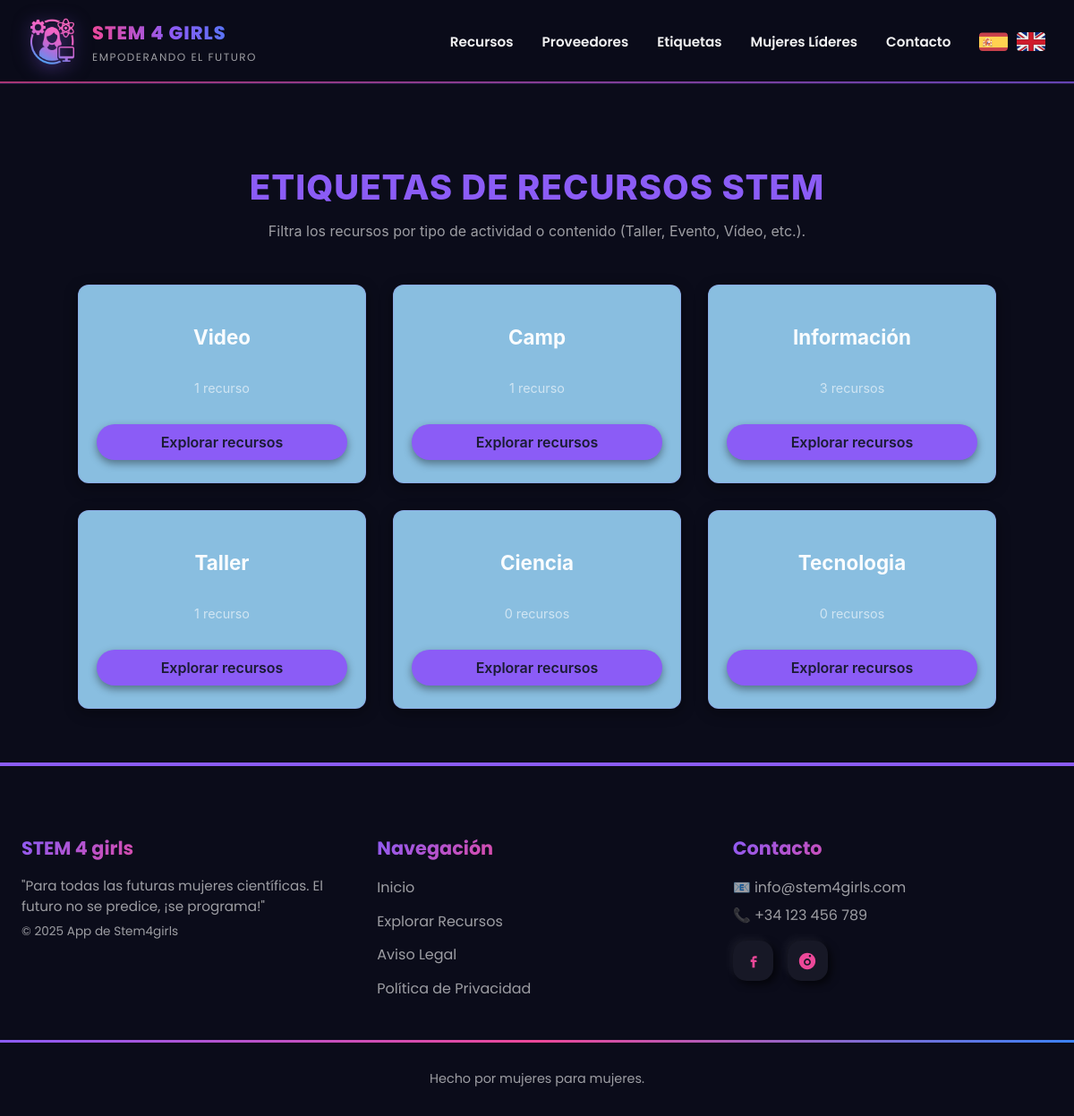
The page /tags/ on the database as committed earlier.
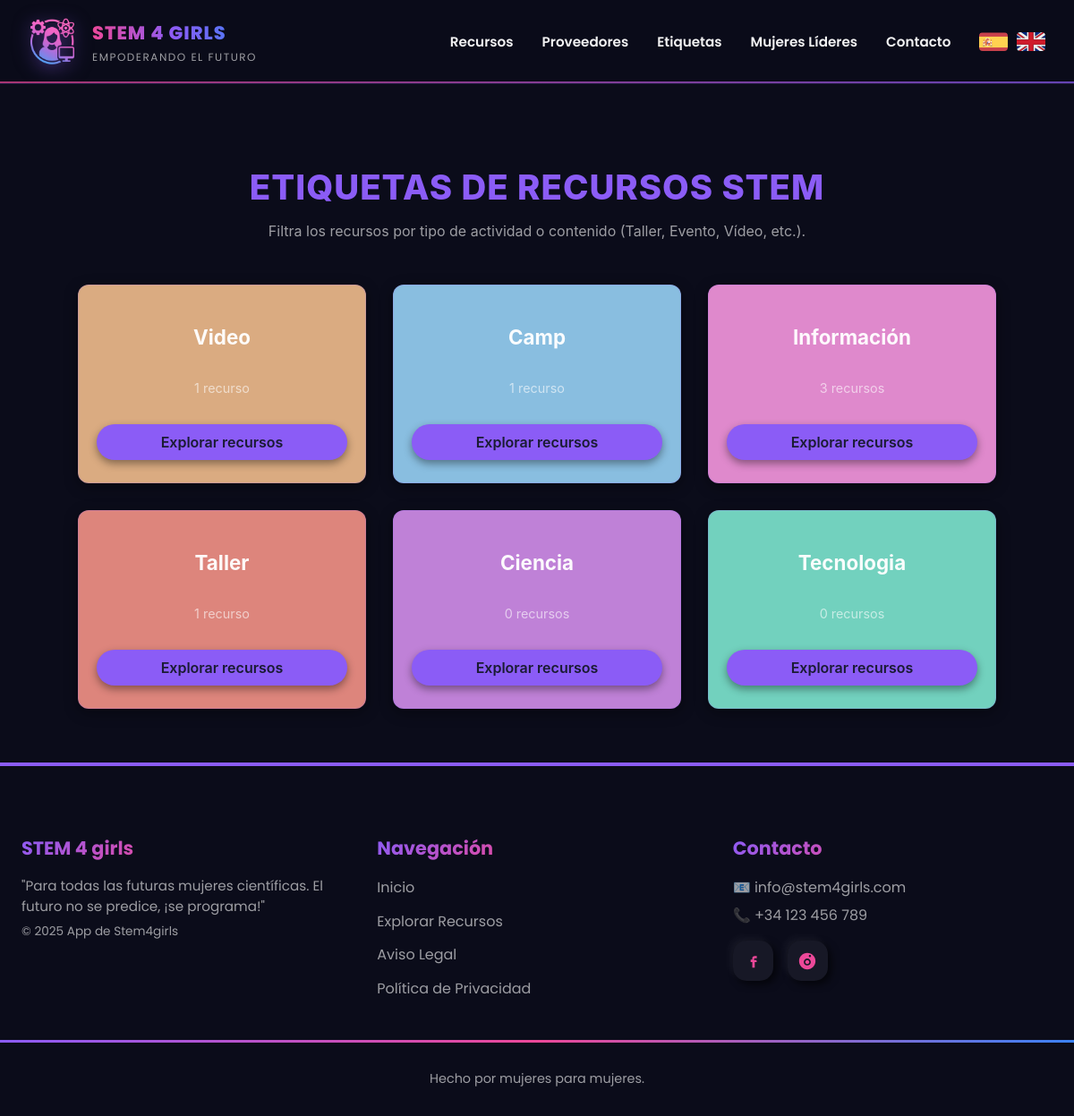
The same page on the database as committed later.
### appstem4girls/models.py (models this page shows, shortened)
class Tag(models.Model):
    nombre = models.CharField(max_length=50)
    descripcion = models.TextField(blank=True)
    color_class = models.CharField(max_length=20, default='blue')

### appstem4girls/views.py (the view)
# urls.py: path('tags/', views.lista_tags, name='lista_tags'),
def lista_tags(request):
    tags = get_list_or_404(Tag)
    return render(request, 'lista_tags.html', {'tags': tags})

### appstem4girls/templates/lista_tags.html (shortened to what this page needs)
{% extends "base.html" %}
{% load static%}
{% load i18n %}
{% block extra_css %}
<link rel="stylesheet" href="{% static 'css/tags.css' %}">
{% endblock %}
{% block contenido %}
<section class="tags_section">
    <h1>{% trans "Etiquetas de Recursos STEM" %}</h1>
    <p class="subtitle">{% trans "Filtra los recursos por tipo de actividad o contenido (Taller, Evento, Vídeo, etc.)." %}</p>
    <div class="tags_grid">
        {% for tag in tags %}
            <div class="tag_card {{ tag.color_class }}">
                <h2>{{ tag.nombre }}</h2>
                <p>{{ tag.recursos.count }} {% trans "recurso" %}{{tag.recursos.count|pluralize:"s" }}</p>
                <a href="{% url 'detalle_tag' tag.id %}" class="btn_tag">{% trans "Ver Recursos" %}</a>
            </div>
        {% empty %}
            <p>No hay etiquetas disponibles.</p>
        {% endfor %}
    </div>
</section>
{% endblock %}

### appstem4girls/templates/base.html (shortened to what this page needs)
<!DOCTYPE html>
<html lang="es">
    <head>
        {% load static %}
        {% load i18n %}
        <link rel="stylesheet" href="{% static 'css/base.css' %}">
        {% block extra_css %}{% endblock %}
    </head>
    <body>
        <header class="header-stem">
            <nav class="nav-container">
                <div class="nav-brand">
                <a href="{% url 'index' %}" class="logo-link">
                    <div class="logo-wrapper">
                    <img src="{% static 'images/logo.png' %}" alt="Logo STEM 4 Girls" class="logo-img">
                    <div class="logo-glow"></div>
                    </div>
                    <div class="logo-text">
                    <span class="logo-title">STEM 4 GIRLS</span>
                    <span class="logo-tagline">{% trans "Empoderando el futuro" %}</span>
                    </div>
                </a>
                </div>
                <div class="nav-menu">
                    <a href="{% url 'lista_recursos' %}" class="nav-link">{% trans "Recursos" %}</a>
                    <a href="{% url 'lista_proveedores' %}" class="nav-link">{% trans "Proveedores" %}</a>
                    <a href="{% url 'lista_tags' %}" class="nav-link">{% trans "Etiquetas" %}</a>
                    <a href="{% url 'mujeres_lideres' %}" class="nav-link">{% trans "Mujeres Líderes" %}</a>
                    <a href="{% url 'contacto' %}" class="nav-link">{% trans "Contacto" %}</a>
                    <div class="lang-switcher">
                        <form id="lang-es" action="{% url 'set_language' %}" method="post">
                            <button type="submit" class="lang-btn">
                                <img src="{% static 'images/es.svg' %}" alt="ES" class="flag-img">
                            </button>
                        </form>
                        <form id="lang-en" action="{% url 'set_language' %}" method="post">
                            <button type="submit" class="lang-btn">
                                <img src="{% static 'images/en.svg' %}" alt="EN" class="flag-img">
                            </button>
                        </form>
                    </div>
                </div>
		    </nav>
        </header>
        <main id="content">
            {% block contenido %}
            {% endblock %}
        </main>
        <footer class="footer">
            <div class="containerF">
                <div class="footer-col">
                    <h4 class="logo-foot">STEM 4 girls</h4>
                    <p class="mision">
                        {% trans '"Para todas las futuras mujeres científicas. El futuro no se predice, ¡se programa!"' %}
                    </p>
                    <p class="copy">{% trans "© 2025 App de Stem4girls" %}</p>
                </div>
                <div class="footer-col">
                    <h4>{% trans "Navegación" %}</h4>
                    <ul>
                        <li><a href="{% url 'index' %}">{% trans "Inicio" %}</a></li>
                        <li><a href="{% url 'lista_recursos' %}">{% trans "Explorar Recursos" %}</a></li>
                        <li><a href="#">{% trans "Aviso Legal" %}</a></li>
                        <li><a href="#">{% trans "Política de Privacidad" %}</a></li>
                    </ul>
                </div>
                <div class="footer-col" id="contacto">
                    <h4>{% trans "Contacto" %}</h4>
                    <p>📧 <a href="mailto:info@stem4girls.com">info@stem4girls.com</a></p>
                    <p>📞 +34 123 456 789</p>
                    <div class="social-icons">
                        <a href="https://facebook.com" target="_blank" aria-label="Facebook">
                        <svg class="icon" viewBox="0 0 24 24" fill="currentColor">
                        <path d="M14 10.5h2.5L17 13h-2.5v7h-3v-7h-2V10h2V8.45c0-1.6 0.96-2.6 3.01-2.6h2.49v2.5H15c-.88 0-1.25.12-1.25.75V10.5z"/>
                        </svg>
                        </a>
                        <a href="https://instagram.com" target="_blank" aria-label="Instagram">
                        </a>
                    </div>
                </div>
            </div>
        <div class="footer-bottom">
            <p>{% trans "Hecho por mujeres para mujeres." %}</p>
        </div>
    </footer>
    </body>
</html>

### appstem4girls/static/css/tags.css (style rules this page uses)
:root { --bg-card: #1A1B33; --border-subtle: rgba(139, 92, 246, 0.2); }
.tags_section { background-color: var(--bg-dark); text-align: center; padding: 60px 20px; max-width: 1100px; margin: 0 auto; font-family: 'Inter', sans-serif; }
.tags_section h1 { font-size: 2.4rem; font-weight: 800; color: var(--primary); margin-bottom: 10px; text-transform: uppercase; letter-spacing: 1px; }
.tags_section .subtitle { font-size: 1rem; margin-bottom: 50px; color: var(--text-muted); }
.tags_grid { display: flex; flex-wrap: wrap; justify-content: center; gap: 30px; }
.tag_card { width: 280px; min-height: 170px; border-radius: 12px; padding: 25px 20px; border: 1px solid var(--border-subtle); box-shadow: 0 4px 15px rgba(0,0,0,0.4); display: flex; flex-direction: column; justify-content: space-between; position: relative; overflow: hidden; z-index: 1; }
.tag_card h2 { font-size: 1.4rem; font-weight: 700; margin-bottom: 12px; color: var(--tag-color-accent, var(--text-light)); position: relative; z-index: 1; }
.tag_card p { font-size: 0.9rem; color: var(--text-muted); margin-bottom: 1.5rem; position: relative; z-index: 1; }
.tag_card.blue { background-color: #89bee0; }
.tag_card.green { background-color: #df89cc; }
.tag_card.red { background-color: #dd857c; }
.tag_card.purple { background-color: #bf81d7; }
.tag_card.orange { background-color: #daab81; }
.tag_card.teal { background-color: #72d1be; }
.btn_tag { display: inline-block; background-color: var(--tag-color-accent, var(--primary)); color: var(--bg-card); font-weight: 600; font-size: 1rem; padding: 10px 22px; border-radius: 9999px; border: none; box-shadow: 0 4px 10px rgba(0,0,0,0.4); text-decoration: none; transition: all 0.3s ease; position: relative; z-index: 1; }

Rows that differ between the two databases and show on the page:
changed Tag "Video": color_class "blue" → "orange" (drawn)
changed Tag "Información": color_class "blue" → "green" (drawn)
changed Tag "Taller": color_class "blue" → "red" (drawn)
changed Tag "Ciencia": color_class "blue" → "purple" (drawn)
changed Tag "Tecnologia": color_class "blue" → "teal" (drawn)
